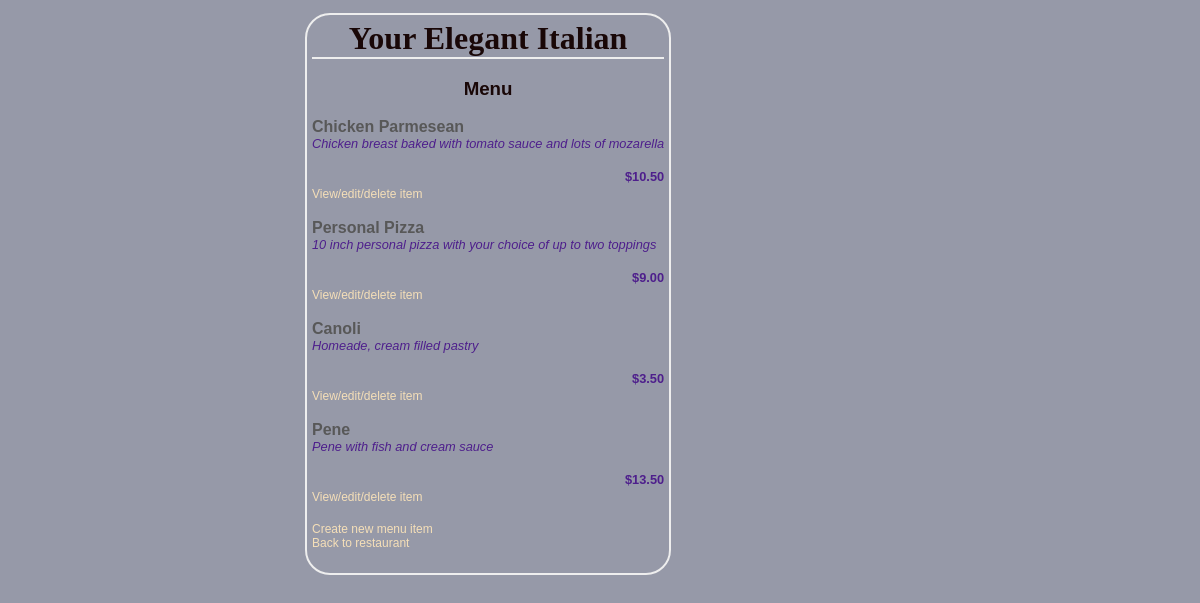
Page /restaurants/1/menu/ on the committed database.
### database_setup.py (models this page shows)
class Restaurant(Base):
	__tablename__ = 'restaurant'
	id = Column(Integer, primary_key=True)
	name = Column(String(250), nullable=False)
	cuisine_id = Column(Integer, ForeignKey('cuisine.id'))
	cuisine = relationship(Cuisine)

class RestaurantMenuItem(Base):
	__tablename__ = 'restaurant_menu_item'
	name = Column(String(80), nullable=False)
	id = Column(Integer, primary_key=True)
	description = Column(String(250))
	price = Column(String(8))
	course = Column(String(250))
	restaurant_id = Column(Integer, ForeignKey('restaurant.id'))
	baseMenuItem_id = Column(Integer, ForeignKey('base_menu_item.id'))
	restaurant = relationship(Restaurant)
	baseMenuItem = relationship(BaseMenuItem)

### project.py (the view)
@app.route('/restaurants/<int:restaurant_id>/menu/')
def restaurantMenu(restaurant_id):
        restaurant = RestaurantManager.getRestaurant(restaurant_id)
        restaurantMenuItems = RestaurantManager.\
            getRestaurantMenuItems(restaurant_id=restaurant_id)
        return render_template('RestaurantMenu.html',
                               restaurant=restaurant,
                               items=restaurantMenuItems)

### RestaurantManager.py (called while the page is built)
def getRestaurantDBSession():
    engine = create_engine('sqlite:///restaurants.db')
    Base.metadata.bind = engine
    DBSession = sessionmaker(bind=engine)
    session = DBSession()
    return session

def getRestaurant(rest_id):
    session = getRestaurantDBSession()
    restaurant = session.query(Restaurant).filter_by(id=rest_id).one()
    session.close()
    return restaurant

### templates/RestaurantMenu.html (shortened to what this page needs)
<html>
<head>
	<link rel=stylesheet type=text/css href="{{url_for('static',
											filename='BasicMenu.css')}}">
</head>
<body>
	<div class='pane'>
		<h1 class='header'>{{restaurant.name}}</h1>
		<h3 class='header'>Menu</h3>
		{% for i in items %}
		<div class='name'>{{i.name}}</div>
		<div class='description'>{{i.description}}</div>
		<div class='price'>{{i.price}}</div>
		<a href="{{url_for('restaurantMenuItem',
							restaurant_id=i.restaurant_id,
							restaurantMenuItem_id=i.id)}}">
			View/edit/delete item</a>
		{% endfor %}
		<a href="{{url_for('addRestaurantMenuItem',
						   restaurant_id=restaurant.id)}}">
			Create new menu item
		</a>
		<a href="{{url_for('restaurant',
						   restaurant_id=restaurant.id)}}">
			Back to restaurant
		</a>
	</div>
</body>
</html>

### static/BasicMenu.css (style rules this page uses)
body { font-family: sans-serif; background-color: #9699A8; }
h1, h2, h3, h4 { color: #190707; }
h1, h2 { font-family: 'Georgia', serif; margin: 0; }
h1 { border-bottom: 2px solid #eee; }
a { text-decoration: none; color: #F5DFB8; font-size: .75em; }
.pane { position: absolute; left: 25%; border: 2px solid; border-radius: 25px; padding: 5px; margin: 5px; border-color: #eee; }
.header { left: 50%; text-align: center; }
.name { width: 50%; display: inline-block; float: left; color: #585858; font-weight: bold; }
.description { color: #4E1F8C; font-style: italic; font-size: 80% }
.price { text-align: right; width: 50%; float: right; color: #4E1F8C; font-weight: bold; font-size: 80% }

### rows in the picture
Restaurant: name "Your Elegant Italian"
RestaurantMenuItem: name "Chicken Parmesean", description "Chicken breast baked with tomato sauce and lots of mozarella", price "$10.50"
RestaurantMenuItem: name "Personal Pizza", description "10 inch personal pizza with your choice of up to two toppings", price "$9.00"
RestaurantMenuItem: name "Canoli", description "Homeade, cream filled pastry", price "$3.50"
RestaurantMenuItem: name "Pene", description "Pene with fish and cream sauce", price "$13.50"
